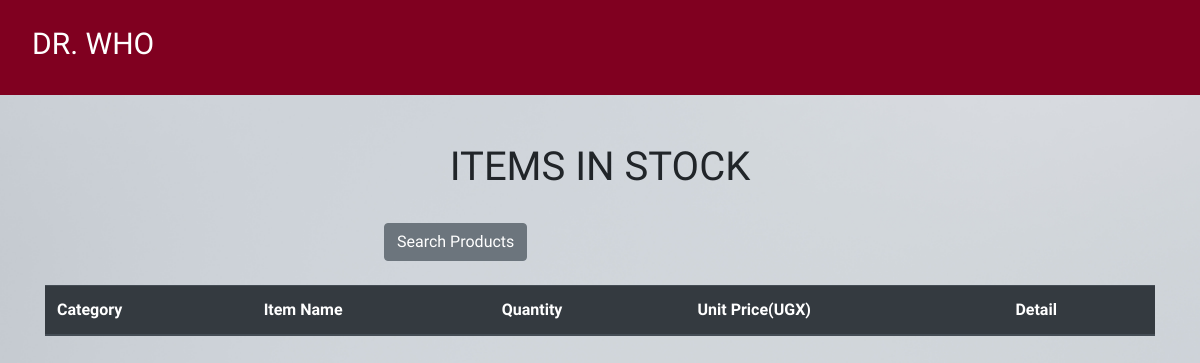
Before: /index/ with the older database file.
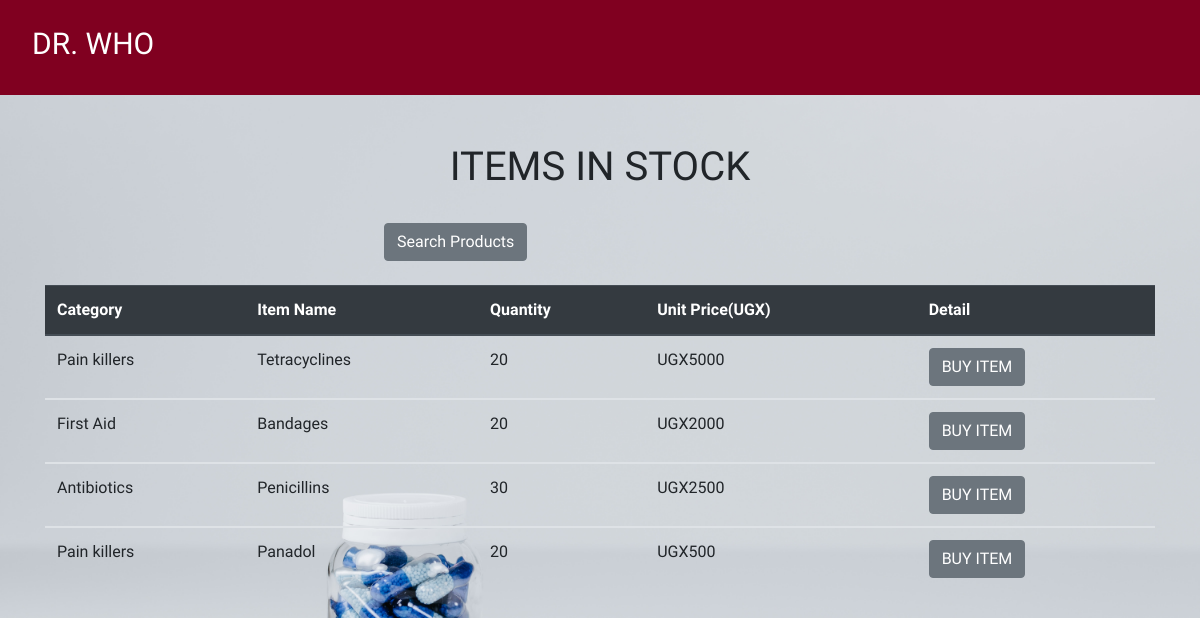
After: the same page with the newer database file.
### pharmacy/models.py (models this page shows, shortened)
class Product(models.Model):
    category_name = models.ForeignKey(Category, on_delete=models.CASCADE, null=True, blank = True)
    item_names = models.CharField(max_length =50, null = True, blank = True)
    total_quantity = models.IntegerField(default = 0, null = True, blank = True)
    issued_quantity = models.IntegerField(default = 0, null = True, blank = True)
    received = models.IntegerField(default = 0, null = True, blank = True)
    unit_price = models.IntegerField(default = 0, null = True, blank = True)
    manufacturer = models.CharField(max_length=50, null = True, blank = True)
    brand = models.CharField(max_length=50, null = True, blank = True)

class Category(models.Model):
    name = models.CharField(max_length=50, null = True, blank = True)
    def __str__(self):
        return self.name

### pharmacy/views.py (the view)
# urls.py: path('index/', views.index, name = 'index'),
def index(request):
    products = Product.objects.all().order_by('-id')
    product_filter = Product_filters(request.GET,queryset= products)
    products = product_filter.qs
    return render(request,'index.html', {'products':products,'product_filter':product_filter})

### templates/index.html (shortened to what this page needs)
{% extends 'products/base.html'%} {% block content%}
<br></br>
<div class = "container">
  <h1 class= "text-center">ITEMS IN STOCK</h1>
  <br>
  <div class = "container">
    <form action = "" method = "GET">
      <input
      type = "submit"
      value = "Search Products"
      class="btn btn-secondary btn"/>
    </form>
  </div>
  <br>
  <table class="table">
    <thead class="thead-dark">
      <tr>
        <th scope="col">Category</th>
        <th scope="col">Item Name</th>
        <th scope="col">Quantity</th>
        <th scope="col">Unit Price(UGX)</th>
        <th scope = "col">Detail</th>
      </tr>
    </thead>
    {% for product in products%}
    <tbody>
      <tr>
        <td>{{product.category_name}}</td>
        <td>{{product.item_names}}</td>
        <td>{{product.total_quantity}}</td>
        <td>UGX{{product.unit_price}}</td>
        <td><a href=""
              ><input
                type="submit"
                value="BUY ITEM"
                class="btn btn-secondary btn"
                type="button"
            /></a></td>
      </tr>
    </tbody>
    {% endfor %}
  </table>
</div>
{% endblock%}

### templates/products/base.html (shortened to what this page needs)
{% load static%}
<!DOCTYPE html>
<html lang="en">
<head>
    <link rel="stylesheet" href="https://stackpath.bootstrapcdn.com/bootstrap/4.5.2/css/bootstrap.min.css">
    <link rel = "stylesheet" href = {% static 'css/main.css'%}>
</head>
<body>
    <nav class="navbar navbar-expand-lg navbar-dark ">
        <a class="nav-link" href=""><h1 class="navbar-brand" style = "font-size: 25px">DR. WHO</h1></a>
     </nav>
    {% block content%}
    {% endblock%}
</body>
</html>

### pharmacy/static/css/main.css (style rules this page uses)
html,body { position: relative; overflow-x: hidden; background: url('/static/images/img6.jpg'); width: 100% !important; height: 100vh; display: table; position: relative; background-position: center; background-attachment: scroll; -o-background-size: cover; -moz-background-size: cover; -webkit-background-size: cover; background-size: cover; background-repeat: no-repeat; }
body { background-color: hsl(0, 0%, 98%); font-family: 'raleway'; }
form { width: 40%; margin: 0 auto; }
.navbar { background-color: #800020; }
.navbar-brand { font-size: 30px !important; }

Changed rows visible on the page:
added Product: category_name "Pain killers", item_names "Tetracyclines", total_quantity "20", unit_price "5000"
added Product: category_name "First Aid", item_names "Bandages", total_quantity "20", unit_price "2000"
added Product: category_name "Antibiotics", item_names "Penicillins", total_quantity "30", unit_price "2500"
added Product: category_name "Pain killers", item_names "Panadol", total_quantity "20", unit_price "500"
